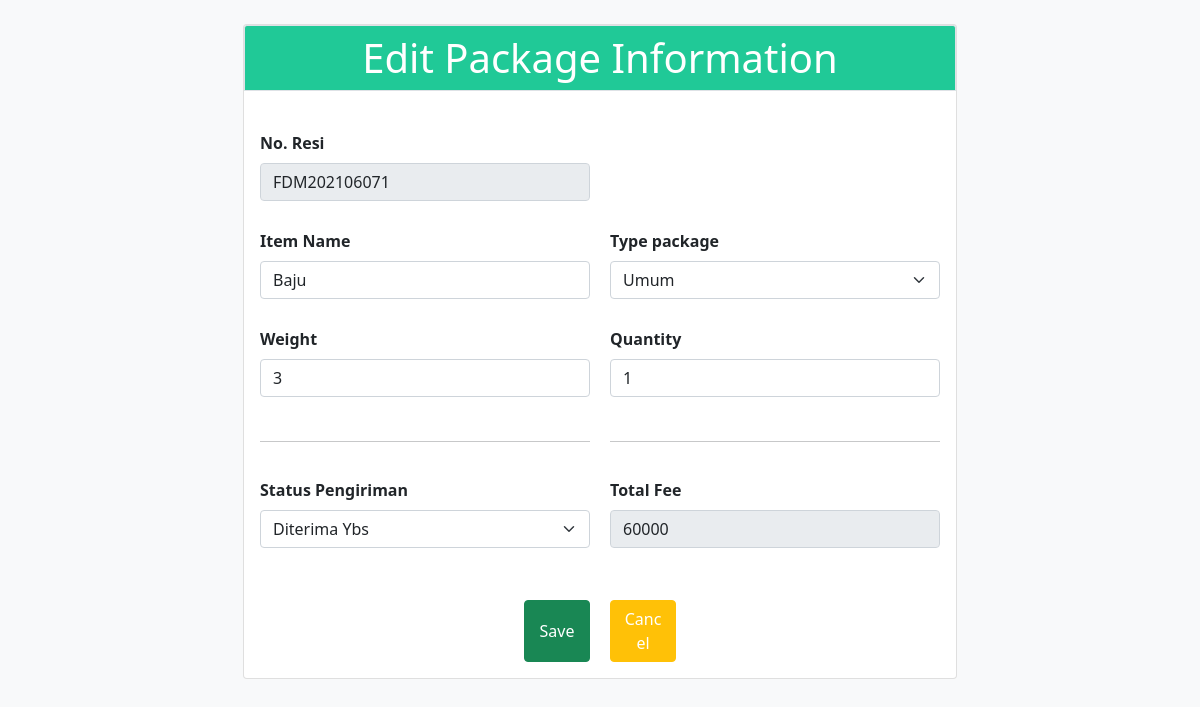
The app's page /admin/editpack.php?no.resi=FDM202106071&id=2 with its own data.
### tables this page shows
CREATE TABLE `order` (
  `id` int(11) NOT NULL,
  `no_resi` varchar(50) NOT NULL,
  `tgl_transaksi` varchar(25) NOT NULL,
  `nama_pengirim` varchar(100) NOT NULL,
  `asal_pengirim` varchar(50) NOT NULL,
  `alamat_pengirim` varchar(500) NOT NULL,
  `pos_pengirim` varchar(10) NOT NULL,
  `nomor_pengirim` varchar(25) NOT NULL,
  `nama_penerima` varchar(100) NOT NULL,
  `asal_penerima` varchar(50) NOT NULL,
  `alamat_penerima` varchar(500) NOT NULL,
  `pos_penerima` varchar(10) NOT NULL,
  `nomor_penerima` varchar(25) NOT NULL,
  `nama_barang` varchar(50) NOT NULL,
  `berat_barang` varchar(10) NOT NULL,
  `jenis_barang` varchar(30) NOT NULL,
  `banyak_barang` varchar(5) NOT NULL,
  `total_transaksi` varchar(50) NOT NULL,
  `status` varchar(100) NOT NULL
);

### admin/functions.php (called while the page is built, shortened)
<?php
$hostname = "localhost";
$username = "root";
$password = "";
$database = "fidemexpress";
$conn = new mysqli($hostname, $username, $password, $database);
function query($query)
{
    global $conn;
    $result = mysqli_query($conn, $query);
    $rows = [];
    while ($row = mysqli_fetch_assoc($result)) {
        $rows[] = $row;
    }
    return $rows;
}

### admin/editpack.php (the view, shortened to what this page needs)
<?php
require "functions.php";
?>
<?php
$id = $_GET["id"];
$rows = query("SELECT * from `tb_admin` where id = '$id'");
?>
<?php
foreach ($rows as $row) :
?>
<!DOCTYPE html>
<html>
<head>
    <link rel="stylesheet" href="https://stackpath.bootstrapcdn.com/bootstrap/4.3.1/css/bootstrap.min.css">
    <link rel="stylesheet" type="text/css" href="css/style2.css">
    <link rel="stylesheet" type="text/css" href="css/style3.css">
</head>
<?php
$no_resi = $_GET["no_resi"];
$rows = query("SELECT * from `order` where no_resi='$no_resi'");
?>
<body class="bg-light">
    <div class="wrap">
        <div class="container">
            <div class="position-relative">
                <div class="d-flex justify-content-center mt-4">
                    <div class="col-md-8">
                        <div class="card text-black" style="background-color: white;">
                            <h1 class="card-header border border-black text-center text-white" style="background-color: #20c997;">Edit Package Information</h1>
                            <div class="card-body">
                                <br>
                                <?php
                                foreach ($rows as $data) :
                                ?>
                                    <div class="form-order">
                                        <form style="display: grid; grid-template-columns: 1fr 1fr; grid-gap: 20px;" action="" method="POST" class="fw-bold">
                                            <div class="form-group mb-2">
                                                <label for="">No. Resi</label>
                                                <input type="text" name="no_resi" id="no_resi" class="form-control" value="<?php echo $data['no_resi'] ?>" disabled>
                                            </div>
                                            <br>
                                            <div class="form-group mb-2">
                                                <label for="">Item Name</label>
                                                <input type="text" name="nama_barang" id="nama_barang" class="form-control" value="<?php echo $data['nama_barang'] ?>">
                                            </div>
                                            <div class="form-group mb-2">
                                                <label for="">Type package</label>
                                                <select type="text" name="jenis_barang" class="form-select" required>
                                                <option <?php echo $data['jenis_barang'] == 'Umum' ? "selected" : "" ?>>Umum</option>
                                            </select>
                                            </div>
                                            <div class="form-group mb-2">
                                                <label for="">Weight</label>
                                                <input type="text" name="berat_barang" id="berat_barang" class="form-control" value="<?php echo $data['berat_barang'] ?>">
                                            </div>
                                            <div class="form-group mb-2">
                                                <label for="">Quantity</label>
                                                <input type="text" name="banyak_barang" id="banyak_barang" class="form-control" value="<?php echo $data['banyak_barang'] ?>">
                                            </div>
                                            <hr>
                                            <hr>
                                            <div class="form-group mb-2">
                                                <label for="">Status Pengiriman</label>
                                                <select type="text" name="status" id="status" class="form-select">
                                                <option <?php echo $data['status'] == 'Diterima Ybs' ? "selected" : "" ?>>Diterima Ybs</option>
                                                </select>
                                            </div>
                                            <div class="form-group mb-2">
                                                <label for="">Total Fee</label>
                                                <input type="text" id="total" name="total_transaksi" class="form-control" placeholder="0" readonly="" value="<?php echo $data['total_transaksi'] ?>">
                                            </div>
                                            <button class="btn btn-success mt-4" style="margin-left: 80%" type="submit" name="ubah">Save</button>
                                            <a href="databarang.php?id=<?php echo $row['id'] ?>" role="button" class="btn btn-warning mt-4" style="margin-right: 80%; color:white" type="reset" name="cancel">Cancel</a>
                                            <?php endforeach; ?>
                                        </form>
                                    </div>
                                <?php endforeach; ?>
                            </div>
                        </div>
                    </div>
                </div>
            </div>
        </div>
</body>
</html>

### records on screen
order: no_resi "FDM202106071", nama_barang "Baju", jenis_barang "Umum", berat_barang "3", banyak_barang "1", status "Diterima Ybs", total_transaksi "60000"
